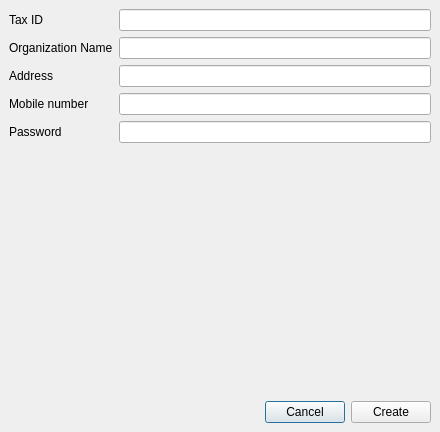
<?xml version="1.0" encoding="UTF-8"?>
<ui version="4.0">
 <class>DialogSetup</class>
 <widget class="QDialog" name="DialogSetup">
  <property name="geometry">
   <rect>
    <x>0</x>
    <y>0</y>
    <width>440</width>
    <height>432</height>
   </rect>
  </property>
  <property name="windowTitle">
   <string>Setup</string>
  </property>
  <layout class="QVBoxLayout" name="verticalLayout">
   <property name="spacing">
    <number>0</number>
   </property>
   <property name="leftMargin">
    <number>0</number>
   </property>
   <property name="topMargin">
    <number>0</number>
   </property>
   <property name="rightMargin">
    <number>0</number>
   </property>
   <property name="bottomMargin">
    <number>0</number>
   </property>
   <item>
    <widget class="QScrollArea" name="scrollArea">
     <property name="frameShape">
      <enum>QFrame::NoFrame</enum>
     </property>
     <property name="widgetResizable">
      <bool>true</bool>
     </property>
     <widget class="QWidget" name="scrollAreaWidgetContents">
      <property name="geometry">
       <rect>
        <x>0</x>
        <y>0</y>
        <width>440</width>
        <height>391</height>
       </rect>
      </property>
      <layout class="QFormLayout" name="formLayout">
       <item row="1" column="0">
        <widget class="QLabel" name="label">
         <property name="text">
          <string>Organization Name</string>
         </property>
        </widget>
       </item>
       <item row="1" column="1">
        <widget class="QLineEdit" name="lineEditOrganizationName"/>
       </item>
       <item row="2" column="0">
        <widget class="QLabel" name="label_2">
         <property name="text">
          <string>Address</string>
         </property>
        </widget>
       </item>
       <item row="2" column="1">
        <widget class="QLineEdit" name="lineEditAddress"/>
       </item>
       <item row="3" column="0">
        <widget class="QLabel" name="label_3">
         <property name="text">
          <string>Mobile number</string>
         </property>
        </widget>
       </item>
       <item row="3" column="1">
        <widget class="QLineEdit" name="lineEditMobileNumber"/>
       </item>
       <item row="5" column="0">
        <widget class="QLabel" name="label_5">
         <property name="text">
          <string>Password</string>
         </property>
        </widget>
       </item>
       <item row="5" column="1">
        <widget class="QLineEdit" name="lineEditPassword"/>
       </item>
       <item row="0" column="0">
        <widget class="QLabel" name="label_4">
         <property name="text">
          <string>Tax ID</string>
         </property>
        </widget>
       </item>
       <item row="0" column="1">
        <widget class="QLineEdit" name="lineEditTaxId"/>
       </item>
      </layout>
     </widget>
    </widget>
   </item>
   <item>
    <widget class="QWidget" name="widget" native="true">
     <layout class="QHBoxLayout" name="horizontalLayout_2">
      <item>
       <spacer name="horizontalSpacer">
        <property name="orientation">
         <enum>Qt::Horizontal</enum>
        </property>
        <property name="sizeHint" stdset="0">
         <size>
          <width>40</width>
          <height>20</height>
         </size>
        </property>
       </spacer>
      </item>
      <item>
       <widget class="QPushButton" name="pushButtonCancel">
        <property name="text">
         <string>Cancel</string>
        </property>
       </widget>
      </item>
      <item>
       <widget class="QPushButton" name="pushButtonCreate">
        <property name="text">
         <string>Create</string>
        </property>
       </widget>
      </item>
     </layout>
    </widget>
   </item>
  </layout>
 </widget>
 <resources/>
 <connections/>
</ui>
